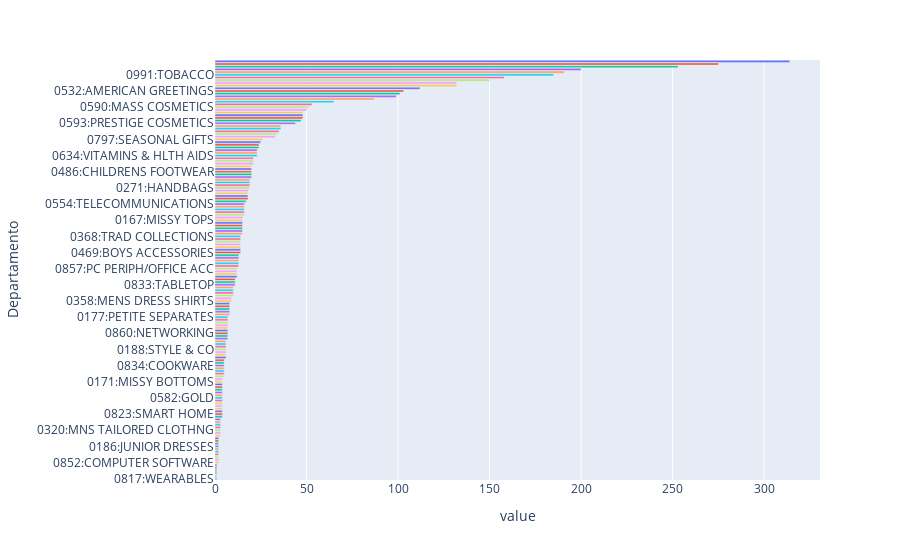

The cell this chart's notebook holds for it:
### Code cell
# Quais departamentos têm o maior volume de transações e maior quantidade de unidades vendidas ?
# Parte 1: Volume de Transações

# Quantidade de Transações únicas onde cada departamento aparece
contagem_transacoes_por_departamento = df_transacoes.value_counts('Departamento')

# Plot
fig_volume_transacoes = px.bar(contagem_transacoes_por_departamento, color=contagem_transacoes_por_departamento.index, orientation='h')
fig_volume_transacoes.update_layout(showlegend=False)
fig_volume_transacoes.show()
